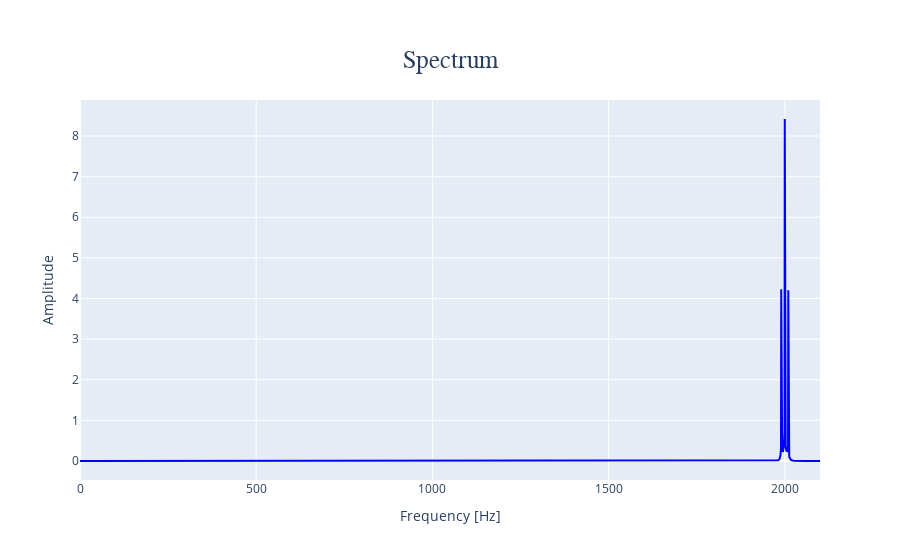

Here is the notebook cell this chart was saved with:
### Code cell
import functions.ft_analysis as ft
fourier=ft.Fourier(voltages,dt)
fig=fourier.plot_spectrum(interactive=True,max_freq=2100)

### Figure 1 — Plotly figure (JSON) as saved in the notebook; plotly's stock layout.template omitted (floating-point values rounded to 4 significant figures; data arrays with more than 128 entries replaced by an {"elided": "..."} marker saying what was removed)
{"data": [{"line": {"color": "blue", "width": 2}, "mode": "lines", "name": "Spectrum", "type": "scatter", "x": {"elided": "3151 float values"}, "y": {"elided": "3151 float values"}}], "layout": {"title": {"font": {"family": "Arial, bold", "size": 25}, "text": "Spectrum", "x": 0.5, "xanchor": "center", "yanchor": "top"}, "xaxis": {"title": {"text": "Frequency [Hz]"}}, "yaxis": {"title": {"text": "Amplitude"}}}}
